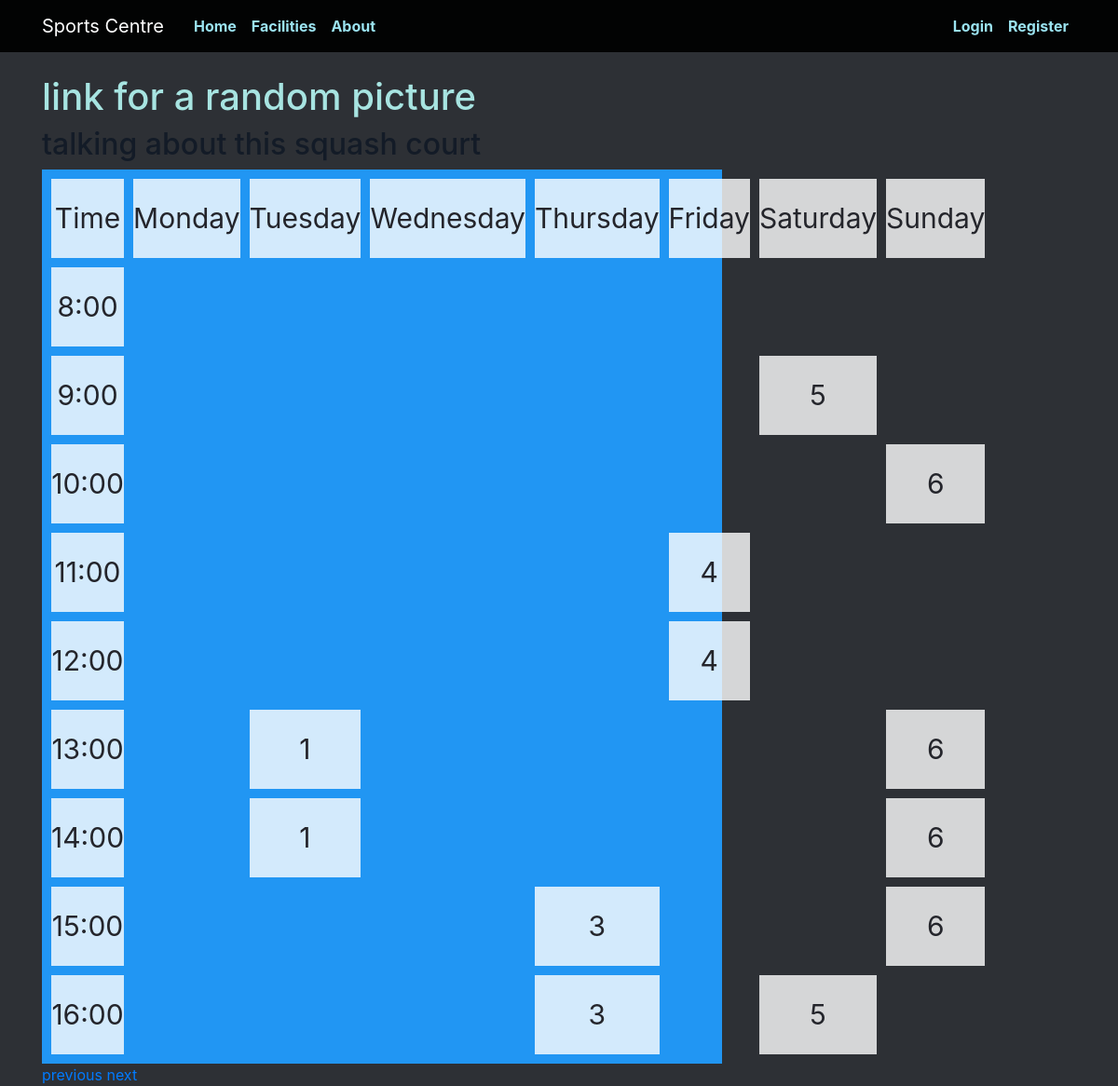
/facilities/swimming_pool/2020/10, run on the app's committed database.
### app/models.py (models this page shows)
class Booking(db.Model):
  id = db.Column(db.Integer, primary_key=True)
  facility = db.Column(db.Integer, db.ForeignKey('user.id'), nullable=False)
  user = db.Column(db.Integer, db.ForeignKey('facility.id') , nullable=False)
  datetime = db.Column(db.DateTime, nullable=False)
  week = db.Column(db.Integer)
  year = db.Column(db.Integer)
  duration = db.Column(db.Integer, nullable=False)

### app/views.py (the view)
@app.route('/facilities/<facility_url>/<int:year>/<int:week>')
def show_facility(facility_url, year, week):
  facility = models.Facility.query.filter_by(url=facility_url).first_or_404()
  bookings = models.Booking.query.order_by(models.Booking.id.asc()).filter_by(facility=facility.id).filter_by(week=week)
  address = 'facilities/' + facility.url + '.html'
  title = facility.name
  return render_template(address, title=title, bookings=bookings, facility=facility_url, year=year, week=week)

### app/templates/facilities/swimming_pool.html
{% extends "facilities_index.html" %}
{% block picture %}
link for a random picture
{% endblock %}
{% block info %}
talking about this squash court
{% endblock %}

### app/templates/facilities_index.html
{% extends "index.html" %}
{% block content %}
  <h1>
    {% block picture %}
    {% endblock %}
  </h1>
  <h2>
    {% block info %}
    {% endblock %}
  </h2>
  <div class="grid-container">
    <div>Time</div>
    {% for day in ["Monday", "Tuesday", "Wednesday", "Thursday", "Friday", "Saturday", "Sunday"] %}
      <div style="grid-row-start: header; grid-column-start: day-{{ loop.index0 }};">{{ day }}</div>
    {% endfor %}
    {% for time in ["8:00", "9:00", "10:00", "11:00", "12:00", "13:00", "14:00", "15:00", "16:00"] %}
      <div style="grid-row-start: time-{{ loop.index0 + 8 }}; grid-column-start: time;">{{ time }}</div>
    {% endfor %}
    {% for booking in bookings %}
      <div style="grid-row: time-{{ booking.datetime.strftime('%-H') }}; grid-column: day-{{ booking.datetime.weekday() }}">{{ booking.datetime.weekday() }}</div>
    {% endfor %}
  </div>
  <a href="/facilities/{{ facility }}/{{ year }}/{{ week - 1 }}">previous</a>
  <a href="/facilities/{{ facility }}/{{ year }}/{{ week + 1 }}">next</a>
{% endblock %}

### app/static/style.css (style rules this page uses)
body { background: rgb(45, 48, 53); color: rgb(36, 37, 43); margin-top: 5rem; }
h1, h3, h4, h5, h6 { color: #a7e4e1; }
h2 { color: rgb(19, 27, 39); }
.grid-container { display: grid; grid-template-rows: [header] 1fr [time-8] 1fr [time-9] 1fr [time-10] 1fr [time-11] 1fr [time-12] 1fr [time-13] 1fr [time-14] 1fr [time-15] 1fr [time-16] 1fr; grid-template-columns: [time] 1fr [day-0] 1fr [day-1] 1fr [day-2] 1fr [day-3] 1fr [day-4] 1fr [day-5] 1fr [day-6] 1fr; grid-gap: 10px; background-color: #2196F3; padding: 10px; }
.grid-container > div { background-color: rgba(255, 255, 255, 0.8); text-align: center; padding: 20px 0; font-size: 30px; }

### data on the page
Booking: datetime.weekday "3"
Booking: datetime.weekday "1"
Booking: datetime.weekday "1"
Booking: datetime.weekday "6"
Booking: datetime.weekday "5"
Booking: datetime.weekday "4"
Booking: datetime.weekday "3"
Booking: datetime.weekday "5"
Booking: datetime.weekday "4"
Booking: datetime.weekday "6"
Booking: datetime.weekday "6"
Booking: datetime.weekday "6"

### other printed values
{{ day }} "Monday" "Tuesday" "Wednesday" "Thursday" "Friday" "Saturday" "Sunday"
{{ time }} "8:00" "9:00" "10:00" "11:00" "12:00" "13:00" "14:00" "15:00" "16:00"
